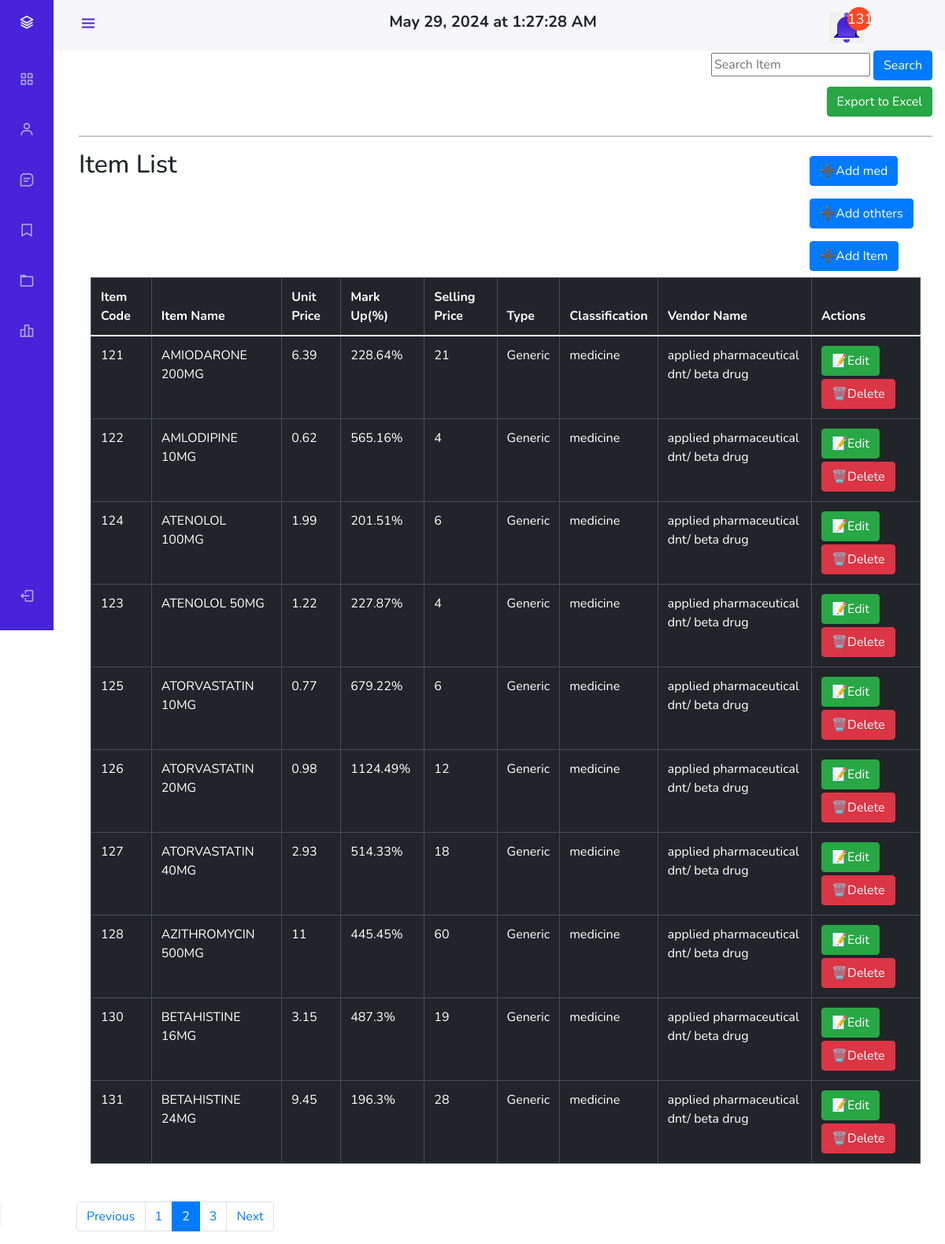
Screenshot of /pages/admin/admin_view_items.php?page=2 with the database file from the repository.
### tables this page shows
CREATE TABLE `items` (
  `code` int(11) NOT NULL,
  `item_name` varchar(50) NOT NULL,
  `what_for` varchar(256) NOT NULL,
  `unit_price` double NOT NULL,
  `mark_up` double NOT NULL,
  `price` double NOT NULL,
  `type` varchar(256) NOT NULL,
  `classification` varchar(256) NOT NULL,
  `vendor_name` varchar(250) NOT NULL
);

### pages/admin/admin_view_items.php (the view, shortened to what this page needs)
<!DOCTYPE html>
<html lang="en">
<head>
    <?php include "ham.php"; ?>
    <div class="d-flex flex-row-reverse">
        <form method='GET' action='../../actions/admin/admin_search_item.php'>
            <input type='text' name='search' placeholder="Search Item">
            <input type='submit' class="btn btn-primary" name='item_search' value='Search'>
        </form>
    </div>
    <div class="d-flex flex-row-reverse mt-2">
        <button id='exportExcelBtn' class='btn btn-success mb-2'>Export to Excel</button>
    </div>
    <hr>
    <?php
    include '../../database/config.php';
    $limit = 10;
    $page = isset($_GET['page']) ? $_GET['page'] : 1;
    $offset = ($page - 1) * $limit;
    $total_items = mysqli_num_rows(mysqli_query($conn, "SELECT * FROM items"));
    $total_pages = ceil($total_items / $limit);
    $data = "SELECT * FROM items ORDER BY item_name ASC LIMIT $offset, $limit";
    $result = mysqli_query($conn, $data);
    echo "<div class='row justify-content-between'>
        <div class='col-2'> <h2>Item List</h2></div>
        <div class='col-2'>
        <a href='add_medicine2.php' class='btn btn-primary my-2'>➕Add med</a>
        <a href='add_others.php' class='btn btn-primary my-2'>➕Add othters</a>
        <a href='admin_add_item.php' class='btn btn-primary my-2'>➕Add Item</a>
        </div>
    </div>
    <section class='intro'>
        <div class='gradient-custom-2 h-100'>
            <div class='mask d-flex align-items-center h-100'>
                <div class='container'>
                    <div class='row justify-content-center'>
                        <div class='col-12'>
                            <div class='table-responsive'>
                                <table class='table table-dark table-bordered mb-0'>
                                    <thead>
                                        <tr>
                                            <th scope='col'>Item Code</th>
                                            <th scope='col'>Item Name</th>
                                            <th scope='col'>Unit Price</th>
                                            <th scope='col'>Mark Up(%)</th>
                                            <th scope='col'>Selling Price</th>
                                            <th scope='col'>Type</th>
                                            <th scope ='col'>Classification</th>
                                            <th scope='col'>Vendor Name</th>
                                            <th scope='col'>Actions</th>
                                        </tr>
                                    </thead>
                                    <tbody>";
    if (mysqli_num_rows($result) > 0) {
        while ($row = mysqli_fetch_assoc($result)) {
            $code = $row['code'];
            $item_name = $row['item_name'];
            $unit_price = $row['unit_price'];
            $mark_up = $row['mark_up'];
            $price = $row['price'];
            $type = $row['type'];
            $classification = $row['classification'];
            $vendor_name = $row['vendor_name'];
            echo "<tr>";
            echo "<td class='code'>" . $code . "</td>";
            echo "<td>" . $item_name . "</td>";
            echo "<td>" . $unit_price . "</td>";
            echo "<td>" . $mark_up . "%" . "</td>";
            echo "<td>" . $price . "</td>";
            echo "<td>" . $type . "</td>";
            echo "<td>" . $classification . "</td>";
            echo "<td>" . $vendor_name . "</td>";
            echo "<td>" . "<a href='#' class='btn btn-success edit_item mb-1'>📝Edit</a> &nbsp
            <a href='#' class='btn btn-danger delete_item'>🗑️Delete</a>" . "</td>";
            echo "</tr>";
        }
        echo "</tbody>
                                </table>
                            </div>
                        </div>
                    </div>
                </div>
            </div>
        </div>
    </section>
    <br/>
        ";
    } else {
        echo "Database is Empty";
    }
    echo "<div class='row justify-content-center mt-4'>";
    echo "<nav aria-label='Page navigation example'>";
    echo "<ul class='pagination'>";
    if ($page > 1) {
        echo "<li class='page-item'><a class='page-link' href='?page=" . ($page - 1) . "'>Previous</a></li>";
    }
    $startPage = max(1, $page - 1);
    $endPage = min($startPage + 2, $total_pages);
    for ($i = $startPage; $i <= $endPage; $i++) {
        echo "<li class='page-item " . ($page == $i ? 'active' : '') . "'><a class='page-link' href='?page=$i'>$i</a></li>";
    }
    if ($page < $total_pages) {
        echo "<li class='page-item'><a class='page-link' href='?page=" . ($page + 1) . "'>Next</a></li>";
    }
    echo "</ul>";
    echo "</nav>";
    echo "</div>";
    ?>
    </body>
</html>

### css/admin_ham.css (style rules this page uses)
:root { --header-height: 3rem; --nav-width: 68px; --first-color: #4723D9; --first-color-light: #AFA5D9; --white-color: #F7F6FB; --body-font: 'Nunito', sans-serif; --normal-font-size: 1rem; --z-fixed: 100 }
*,::before,::after { box-sizing: border-box }
body { position: relative;margin: var(--header-height) 0 0 0;padding: 0 1rem;font-family: var(--body-font);font-size: var(--normal-font-size);transition: .5s }
.active { color: var(--white-color) }
.active::before { content: '';position: absolute;left: 0;width: 2px;height: 32px;background-color: var(--white-color) }
@media screen and (min-width: 768px) { body { margin: calc(var(--header-height) + 1rem) 0 0 0;padding-left: calc(var(--nav-width) + 2rem) } }

### rows the page displays
items: code "121", item_name "AMIODARONE 200MG", unit_price "6.39", mark_up "228.64", price "21", type "Generic", classification "medicine", vendor_name "applied pharmaceutical dnt/ beta drug"
items: code "122", item_name "AMLODIPINE 10MG", unit_price "0.62", mark_up "565.16", price "4", type "Generic", classification "medicine", vendor_name "applied pharmaceutical dnt/ beta drug"
items: code "124", item_name "ATENOLOL 100MG", unit_price "1.99", mark_up "201.51", price "6", type "Generic", classification "medicine", vendor_name "applied pharmaceutical dnt/ beta drug"
items: code "123", item_name "ATENOLOL 50MG", unit_price "1.22", mark_up "227.87", price "4", type "Generic", classification "medicine", vendor_name "applied pharmaceutical dnt/ beta drug"
items: code "125", item_name "ATORVASTATIN 10MG", unit_price "0.77", mark_up "679.22", price "6", type "Generic", classification "medicine", vendor_name "applied pharmaceutical dnt/ beta drug"
items: code "126", item_name "ATORVASTATIN 20MG", unit_price "0.98", mark_up "1124.49", price "12", type "Generic", classification "medicine", vendor_name "applied pharmaceutical dnt/ beta drug"
items: code "127", item_name "ATORVASTATIN 40MG", unit_price "2.93", mark_up "514.33", price "18", type "Generic", classification "medicine", vendor_name "applied pharmaceutical dnt/ beta drug"
items: code "128", item_name "AZITHROMYCIN 500MG", unit_price "11", mark_up "445.45", price "60", type "Generic", classification "medicine", vendor_name "applied pharmaceutical dnt/ beta drug"
items: code "130", item_name "BETAHISTINE 16MG", unit_price "3.15", mark_up "487.3", price "19", type "Generic", classification "medicine", vendor_name "applied pharmaceutical dnt/ beta drug"
items: code "131", item_name "BETAHISTINE 24MG", unit_price "9.45", mark_up "196.3", price "28", type "Generic", classification "medicine", vendor_name "applied pharmaceutical dnt/ beta drug"

### other values shown
$notifCount "131"
